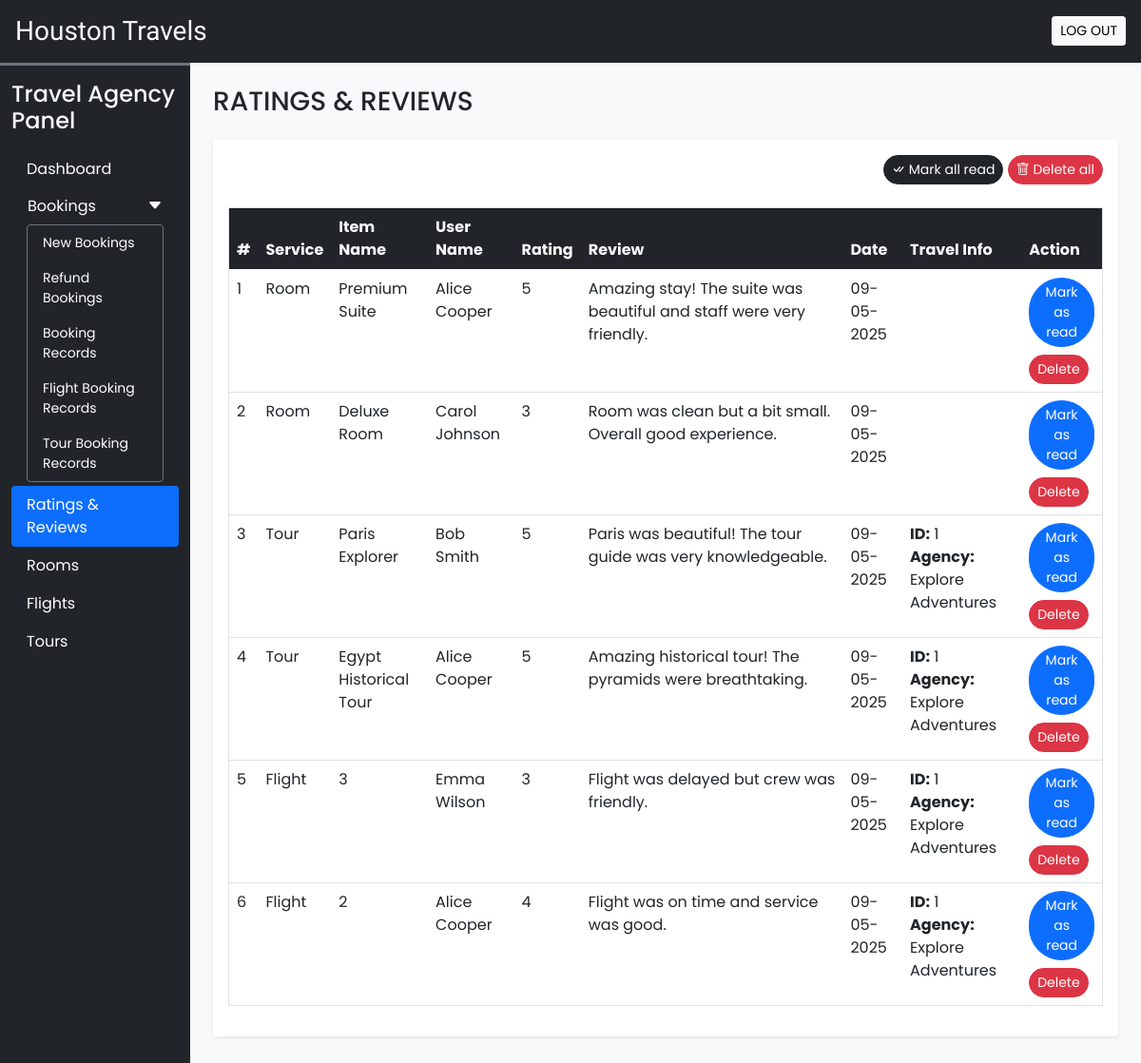
Page /agency/rate_review.php (signed in) on the committed database.
### tables this page shows
CREATE TABLE rating_review (
    sr_no INT(11) NOT NULL AUTO_INCREMENT,
    booking_id INT(11) NOT NULL,
    room_id INT(11) NOT NULL,
    user_id INT(11) NOT NULL,
    rating INT(11) NOT NULL,
    review VARCHAR(200) NOT NULL,
    seen INT(11) NOT NULL DEFAULT 0,
    datentime DATETIME NOT NULL DEFAULT CURRENT_TIMESTAMP(),
    travel_id INT(11),
    travel_agency VARCHAR(255),
    PRIMARY KEY (sr_no),
    KEY booking_id (booking_id),
    KEY room_id (room_id),
    KEY user_id (user_id)
);

CREATE TABLE rooms (
    id INT(11) NOT NULL AUTO_INCREMENT,
    name VARCHAR(150) NOT NULL,
    location VARCHAR(150),
    address VARCHAR(255),
    area INT(11) NOT NULL,
    price INT(11) NOT NULL,
    quantity INT(11) NOT NULL,
    adult INT(11) NOT NULL,
    children INT(11) NOT NULL,
    description VARCHAR(350) NOT NULL,
    status TINYINT(4) NOT NULL DEFAULT 1,
    removed INT(11) NOT NULL DEFAULT 0,
    travel_id INT(11),
    travel_agency VARCHAR(255),
    PRIMARY KEY (id)
);

CREATE TABLE user_cred (
    id INT(11) NOT NULL AUTO_INCREMENT,
    name VARCHAR(100) NOT NULL,
    email VARCHAR(150) NOT NULL,
    address VARCHAR(120) NOT NULL,
    phonenum VARCHAR(100) NOT NULL,
    pincode INT(11) NOT NULL,
    dob DATE NOT NULL,
    profile VARCHAR(100) NOT NULL,
    password VARCHAR(200) NOT NULL,
    is_verified INT(11) NOT NULL DEFAULT 0,
    token VARCHAR(200),
    t_expire DATE,
    status INT(11) NOT NULL DEFAULT 1,
    datentime DATETIME NOT NULL DEFAULT CURRENT_TIMESTAMP(),
    PRIMARY KEY (id)
);

CREATE TABLE tour_rating_review (
    sr_no INT(11) NOT NULL AUTO_INCREMENT,
    tour_booking_id INT(11) NOT NULL,
    package_id INT(11) NOT NULL,
    user_id INT(11) NOT NULL,
    rating INT(11) NOT NULL,
    review VARCHAR(200) NOT NULL,
    seen INT(11) NOT NULL DEFAULT 0,
    datentime DATETIME NOT NULL DEFAULT CURRENT_TIMESTAMP(),
    travel_id INT(11),
    travel_agency VARCHAR(255),
    PRIMARY KEY (sr_no),
    KEY tour_booking_id (tour_booking_id),
    KEY package_id (package_id),
    KEY user_id (user_id)
);

CREATE TABLE tour_packages (
    package_id INT(11) NOT NULL AUTO_INCREMENT,
    name VARCHAR(150) NOT NULL,
    destination VARCHAR(100) NOT NULL,
    duration VARCHAR(50) NOT NULL,
    price_per_adult DECIMAL(10,2) NOT NULL,
    price_per_child DECIMAL(10,2),
    description TEXT NOT NULL,
    inclusion TEXT,
    exclusion TEXT,
    image VARCHAR(150),
    status TINYINT(4) NOT NULL DEFAULT 1,
    removed INT(11) NOT NULL DEFAULT 0,
    datentime DATETIME NOT NULL DEFAULT CURRENT_TIMESTAMP(),
    travel_id INT(11),
    travel_agency VARCHAR(255),
    PRIMARY KEY (package_id)
);

CREATE TABLE booking_order (
    booking_id INT(11) NOT NULL AUTO_INCREMENT,
    user_id INT(11) NOT NULL,
    room_id INT(11) NOT NULL,
    check_in DATE NOT NULL,
    check_out DATE NOT NULL,
    arrival INT(11) NOT NULL DEFAULT 0,
    refund INT(11),
    booking_status VARCHAR(100) NOT NULL DEFAULT 'pending',
    order_id VARCHAR(150) NOT NULL,
    trans_id VARCHAR(200),
    trans_amt INT(11) NOT NULL,
    trans_status VARCHAR(100) NOT NULL DEFAULT 'pending',
    trans_resp_msg VARCHAR(200),
    rate_review INT(11),
    datentime DATETIME NOT NULL DEFAULT CURRENT_TIMESTAMP(),
    travel_id INT(11),
    travel_agency VARCHAR(255),
    PRIMARY KEY (booking_id),
    KEY user_id (user_id),
    KEY room_id (room_id)
);

CREATE TABLE flight_rating_review (
    sr_no INT(11) NOT NULL AUTO_INCREMENT,
    flight_booking_id INT(11) NOT NULL,
    flight_id INT(11) NOT NULL,
    user_id INT(11) NOT NULL,
    rating INT(11) NOT NULL,
    review VARCHAR(200) NOT NULL,
    seen INT(11) NOT NULL DEFAULT 0,
    datentime DATETIME NOT NULL DEFAULT CURRENT_TIMESTAMP(),
    travel_id INT(11),
    travel_agency VARCHAR(255),
    PRIMARY KEY (sr_no),
    KEY flight_booking_id (flight_booking_id),
    KEY flight_id (flight_id),
    KEY user_id (user_id)
);

CREATE TABLE flights (
    flight_id INT(11) NOT NULL AUTO_INCREMENT,
    airline VARCHAR(100) NOT NULL,
    departure_city VARCHAR(100) NOT NULL,
    arrival_city VARCHAR(100) NOT NULL,
    departure_airport VARCHAR(100),
    arrival_airport VARCHAR(100),
    departure_time DATETIME NOT NULL,
    arrival_time DATETIME NOT NULL,
    duration VARCHAR(50),
    price DECIMAL(10,2) NOT NULL,
    seats_available INT(11) NOT NULL DEFAULT 1,
    status TINYINT(4) NOT NULL DEFAULT 1,
    removed INT(11) NOT NULL DEFAULT 0,
    datentime DATETIME NOT NULL DEFAULT CURRENT_TIMESTAMP(),
    travel_id INT(11),
    travel_agency VARCHAR(100),
    PRIMARY KEY (flight_id)
);

### agency/rate_review.php (the view, shortened to what this page needs)
<?php
$user_id = $_SESSION['agencyId'];
?>
<!DOCTYPE html>
<html lang="en">
<head>
    <?php require('inc/links.php'); ?>
</head>
<body class="bg-light">
    <?php require('inc/header.php'); ?>
    <div class="container-fluid" id="main-content">
        <div class="row">
            <div class="col-lg-10 ms-auto p-4 overflow-hidden">
                <h3 class="mb-4">RATINGS & REVIEWS</h3>
                <div class="card border-0 shadow-sm mb-4">
                    <div class="card-body">
                        <div class="text-end mb-4">
                            <a href="?seen=all" class="btn btn-dark rounded-pill shadow-none btn-sm">
                                <i class="bi bi-check-all"></i> Mark all read
                            </a>
                            <a href="?del=all" class="btn btn-danger rounded-pill shadow-none btn-sm">
                                <i class="bi bi-trash"></i> Delete all
                            </a>
                        </div>
                        <div class="table-responsive-md">
                            <table class="table table-hover border">
                                <thead>
                                    <tr class="bg-dark text-light">
                                        <th scope="col">#</th>
                                        <th scope="col">Service</th>
                                        <th scope="col">Item Name</th>
                                        <th scope="col">User Name</th>
                                        <th scope="col">Rating</th>
                                        <th scope="col" width="30%">Review</th>
                                        <th scope="col">Date</th>
                                        <th scope="col">Travel Info</th>
                                        <th scope="col">Action</th>
                                    </tr>
                                </thead>
                                <tbody>
                                    <?php
                                        $q_room = "SELECT rr.*, uc.name AS uname, r.name AS rname
                                                  FROM `rating_review` rr
                                                  INNER JOIN `user_cred` uc ON rr.user_id = uc.id
                                                  INNER JOIN `rooms` r ON rr.room_id = r.id
                                                  WHERE r.travel_id = $user_id";
                                        $data_room = mysqli_query($con,$q_room);
                                        $i=1;
                                        while($row_room = mysqli_fetch_assoc($data_room))
                                        {
                                            $date = date('d-m-Y',strtotime($row_room['datentime']));
                                            $seen_link = "<a href='?seen=room-$row_room[sr_no]' class='btn btn-sm rounded-pill btn-primary mb-2'>Mark as read</a> <br>";
                                            $delete_link = "<a href='?del=room-$row_room[sr_no]' class='btn btn-sm rounded-pill btn-danger'>Delete</a>";
                                            $seen = ($row_room['seen']!=1) ? $seen_link . $delete_link : $delete_link;
                                            echo<<<query
                                                <tr>
                                                    <td>$i</td>
                                                    <td>Room</td>
                                                    <td>$row_room[rname]</td>
                                                    <td>$row_room[uname]</td>
                                                    <td>$row_room[rating]</td>
                                                    <td>$row_room[review]</td>
                                                    <td>$date</td>
                                                    <td></td>
                                                    <td>$seen</td>
                                                </tr>
                                            query;
                                            $i++;
                                        }
                                        $q_tour = "SELECT trr.*, uc.name AS uname, t.name AS tname, bo.travel_id, bo.travel_agency
                                                  FROM `tour_rating_review` trr
                                                  INNER JOIN `user_cred` uc ON trr.user_id = uc.id
                                                  INNER JOIN `tour_packages` t ON trr.package_id = t.package_id
                                                  LEFT JOIN `booking_order` bo ON trr.tour_booking_id = bo.booking_id
                                                  WHERE bo.travel_id = $user_id";
                                        $data_tour = mysqli_query($con,$q_tour);
                                        while($row_tour = mysqli_fetch_assoc($data_tour))
                                        {
                                            $date = date('d-m-Y',strtotime($row_tour['datentime']));
                                            $seen_link = "<a href='?seen=tour-$row_tour[sr_no]' class='btn btn-sm rounded-pill btn-primary mb-2'>Mark as read</a> <br>";
                                            $delete_link = "<a href='?del=tour-$row_tour[sr_no]' class='btn btn-sm rounded-pill btn-danger'>Delete</a>";
                                            $seen = ($row_tour['seen']!=1) ? $seen_link . $delete_link : $delete_link;
                                            $travel_info = ($row_tour['travel_id'] && $row_tour['travel_agency']) ? "<b>ID:</b> {$row_tour['travel_id']}<br><b>Agency:</b> {$row_tour['travel_agency']}" : '';
                                            echo<<<query
                                                <tr>
                                                    <td>$i</td>
                                                    <td>Tour</td>
                                                    <td>$row_tour[tname]</td>
                                                    <td>$row_tour[uname]</td>
                                                    <td>$row_tour[rating]</td>
                                                    <td>$row_tour[review]</td>
                                                    <td>$date</td>
                                                    <td>$travel_info</td>
                                                    <td>$seen</td>
                                                </tr>
                                            query;
                                            $i++;
                                        }
                                        $q_flight = "SELECT frr.*, uc.name AS uname, f.flight_id AS fname, bo.travel_id, bo.travel_agency
                                                    FROM `flight_rating_review` frr
                                                    INNER JOIN `user_cred` uc ON frr.user_id = uc.id
                                                    INNER JOIN `flights` f ON frr.flight_id = f.flight_id
                                                    LEFT JOIN `booking_order` bo ON frr.flight_booking_id = bo.booking_id
                                                    WHERE bo.travel_id = $user_id
                                                    ORDER BY `sr_no` DESC";
                                        $data_flight = mysqli_query($con,$q_flight);
                                        while($row_flight = mysqli_fetch_assoc($data_flight))
                                        {
                                            $date = date('d-m-Y',strtotime($row_flight['datentime']));
                                            $seen_link = "<a href='?seen=flight-$row_flight[sr_no]' class='btn btn-sm rounded-pill btn-primary mb-2'>Mark as read</a> <br>";
                                            $delete_link = "<a href='?del=flight-$row_flight[sr_no]' class='btn btn-sm rounded-pill btn-danger'>Delete</a>";
                                            $seen = ($row_flight['seen']!=1) ? $seen_link . $delete_link : $delete_link;
                                            $travel_info = ($row_flight['travel_id'] && $row_flight['travel_agency']) ? "<b>ID:</b> {$row_flight['travel_id']}<br><b>Agency:</b> {$row_flight['travel_agency']}" : '';
                                            echo<<<query
                                                <tr>
                                                    <td>$i</td>
                                                    <td>Flight</td>
                                                    <td>$row_flight[fname]</td>
                                                    <td>$row_flight[uname]</td>
                                                    <td>$row_flight[rating]</td>
                                                    <td>$row_flight[review]</td>
                                                    <td>$date</td>
                                                    <td>$travel_info</td>
                                                    <td>$seen</td>
                                                </tr>
                                            query;
                                            $i++;
                                        }
                                    ?>
                                </tbody>
                            </table>
                        </div>
                    </div>
                </div>
            </div>
        </div>
    </div>
</body>
</html>

### agency/css/common.css (style rules this page uses)
:root { --teal: #2ec1ac; --teal_hover: #279e8c; }
* { font-family: 'Poppins', sans-serif; }

### rows in the picture
rating_review: room.name "Premium Suite", user.name "Alice Cooper", rating "5", review "Amazing stay! The suite was beautiful and staff were very friendly.", datentime "09-05-2025"
rating_review: room.name "Deluxe Room", user.name "Carol Johnson", rating "3", review "Room was clean but a bit small. Overall good experience.", datentime "09-05-2025"
tour_rating_review: package.name "Paris Explorer", user.name "Bob Smith", rating "5", review "Paris was beautiful! The tour guide was very knowledgeable.", datentime "09-05-2025", booking_order.travel_id "1", booking_order.travel_agency "Explore Adventures"
tour_rating_review: package.name "Egypt Historical Tour", user.name "Alice Cooper", rating "5", review "Amazing historical tour! The pyramids were breathtaking.", datentime "09-05-2025", booking_order.travel_id "1", booking_order.travel_agency "Explore Adventures"
flight_rating_review: flight.flight_id "3", user.name "Emma Wilson", rating "3", review "Flight was delayed but crew was friendly.", datentime "09-05-2025", booking_order.travel_id "1", booking_order.travel_agency "Explore Adventures"
flight_rating_review: flight.flight_id "2", user.name "Alice Cooper", rating "4", review "Flight was on time and service was good.", datentime "09-05-2025", booking_order.travel_id "1", booking_order.travel_agency "Explore Adventures"
